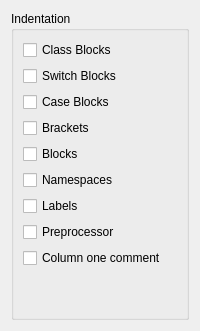
         <widget class="QWidget" name="tabIndent">
          <attribute name="title">
           <string>Indentation</string>
          </attribute>
          <layout class="QVBoxLayout" name="verticalLayout_10">
           <item>
            <widget class="QGroupBox" name="groupBox">
             <property name="title">
              <string>Indentation</string>
             </property>
             <layout class="QVBoxLayout" name="verticalLayout_9">
              <item>
               <widget class="QCheckBox" name="chkIndentClasses">
                <property name="text">
                 <string>Class Blocks</string>
                </property>
               </widget>
              </item>
              <item>
               <widget class="QCheckBox" name="chkIndentSwitches">
                <property name="text">
                 <string>Switch Blocks</string>
                </property>
               </widget>
              </item>
              <item>
               <widget class="QCheckBox" name="chkIndentCase">
                <property name="text">
                 <string>Case Blocks</string>
                </property>
               </widget>
              </item>
              <item>
               <widget class="QCheckBox" name="chkIndentBrackets">
                <property name="text">
                 <string>Brackets</string>
                </property>
               </widget>
              </item>
              <item>
               <widget class="QCheckBox" name="chkIndentBlocks">
                <property name="text">
                 <string>Blocks</string>
                </property>
               </widget>
              </item>
              <item>
               <widget class="QCheckBox" name="chkIndentNamespaces">
                <property name="text">
                 <string>Namespaces</string>
                </property>
               </widget>
              </item>
              <item>
               <widget class="QCheckBox" name="chkIndentLabels">
                <property name="text">
                 <string>Labels</string>
                </property>
               </widget>
              </item>
              <item>
               <widget class="QCheckBox" name="chkIndentPreprocessor">
                <property name="text">
                 <string>Preprocessor</string>
                </property>
               </widget>
              </item>
              <item>
               <widget class="QCheckBox" name="chkIndentColumnOneComment">
                <property name="text">
                 <string>Column one comment</string>
                </property>
               </widget>
              </item>
              <item>
               <spacer name="verticalSpacer">
                <property name="orientation">
                 <enum>Qt::Vertical</enum>
                </property>
                <property name="sizeHint" stdset="0">
                 <size>
                  <width>20</width>
                  <height>40</height>
                 </size>
                </property>
               </spacer>
              </item>
             </layout>
            </widget>
           </item>
          </layout>
         </widget>
